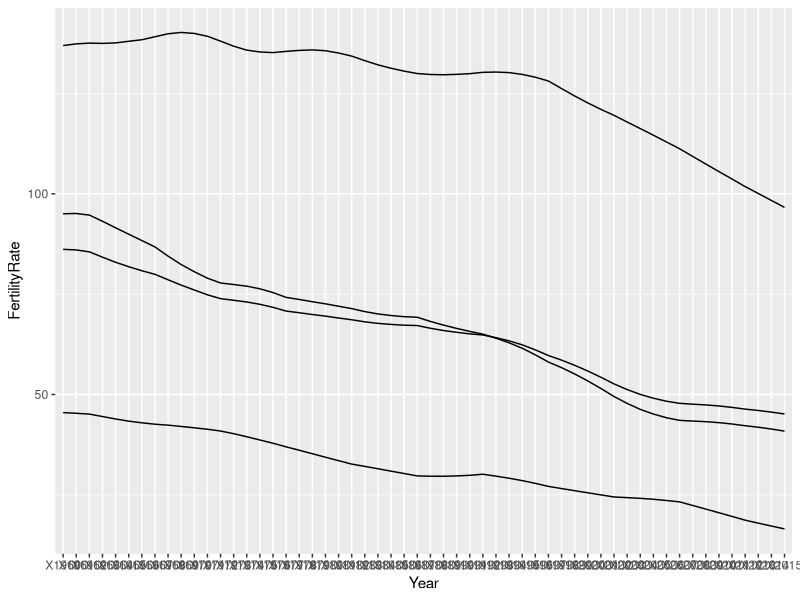
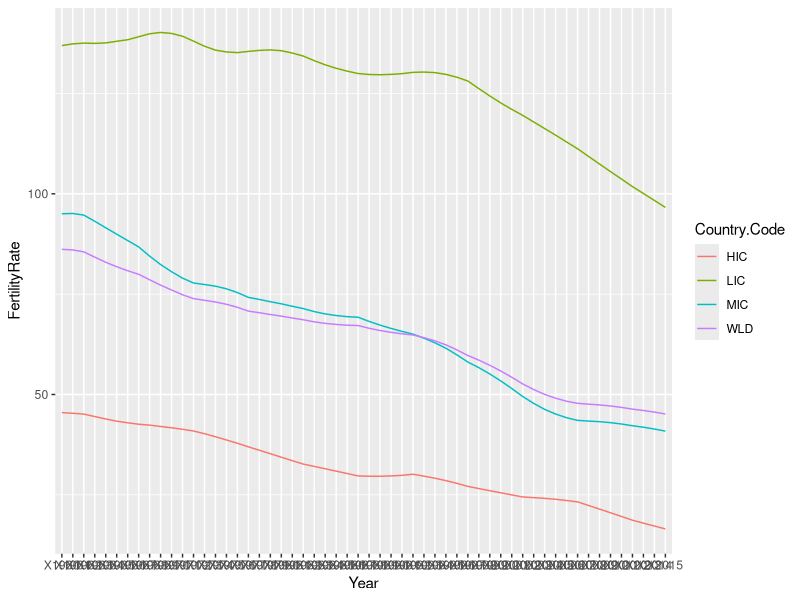
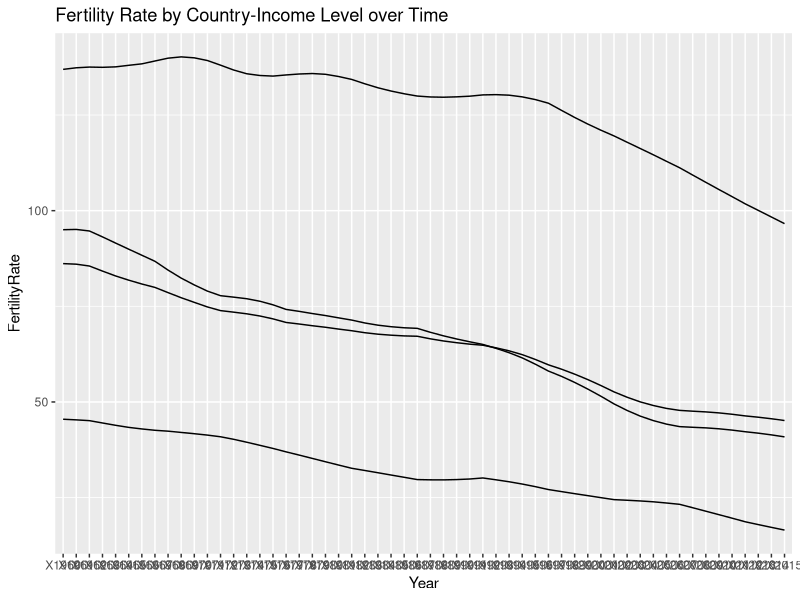
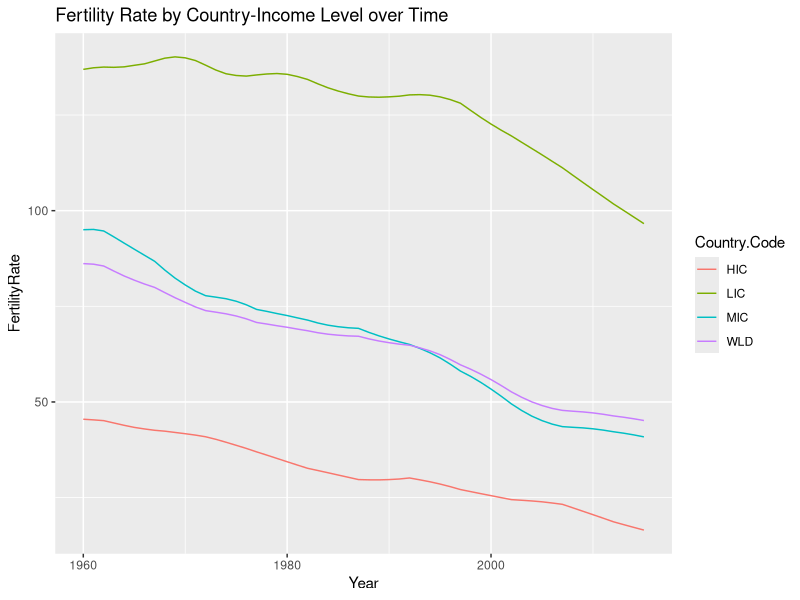

Here is the R script that generated these plots, in order:
## ---- chunk 1
knitr::opts_chunk$set(echo = TRUE)
## ---- chunk 2
library(tidyverse)
library(utils)

gender_data <- read_csv("Gender_StatsData.csv")
## ---- chunk 3
gender_data
## ---- chunk 4
knitr::kable(gender_data[1:15, ])
## ---- chunk 5
gender_data %>%
  count(Country.Code, Indicator.Code) %>%
  filter(n > 1)
## ---- chunk 6
teenager_fr <- filter(
  gender_data,
  Indicator.Code == "SP.ADO.TFRT"
)

teenager_fr
## ---- chunk 7
subset(gender_data, Indicator.Code == "SP.ADO.TFRT")
## ---- chunk 8
mean_fr_1960 <- mean(teenager_fr$X1960, na.rm = TRUE) %>% round(2)
cat("Sample mean of FR in 1960: ", mean_fr_1960)
## ---- chunk 9
sd_fr_1960 <- sd(teenager_fr$X1960, na.rm = TRUE) %>% round(2)
cat("Standard deviation of FR in 1960: ", sd_fr_1960)
## ---- chunk 10
mean_fr_2000 <- mean(teenager_fr$X2000, na.rm = TRUE) %>% round(2)
cat("Sample mean of FR in 2000: ", mean_fr_2000)
## ---- chunk 11
sd_fr_2000 <- sd(teenager_fr$X2000, na.rm = TRUE) %>% round(2)
cat("Standard deviation of FR in 2000: ", sd_fr_2000)
## ---- chunk 12
byincomelevel <- filter(teenager_fr, Country.Code %in% c("LIC", "MIC", "HIC", "WLD") )

byincomelevel
## ---- chunk 13
plotdata_bygroupyear <- gather(byincomelevel, Year, FertilityRate, X1960:X2015) %>%
  select(Year, Country.Name, Country.Code, FertilityRate)

plotdata_bygroupyear
## ---- chunk 14
byincomelevel %>% 
  pivot_longer(X1960:X2015, names_to = "Year", values_to = "FertilityRate") %>%
  select(Year, Country.Name, Country.Code, FertilityRate) %>% 
  arrange(Year)
## ---- chunk 15
plotdata_byyear <- select(plotdata_bygroupyear, Country.Code, Year, FertilityRate) %>% 
  spread(Country.Code, FertilityRate)

plotdata_byyear
## ---- chunk 16
plotdata_bygroupyear %>%
  select(Country.Code, Year, FertilityRate) %>%
  pivot_wider(names_from = Country.Code, values_from = FertilityRate)
## ---- chunk 17
plotdata_bygroupyear %>% 
  spread(Country.Code, FertilityRate)
## ---- chunk 18
ggplot(plotdata_bygroupyear, aes(x = Year, y = FertilityRate, group = Country.Code)) +
  geom_line()
## ---- chunk 19
ggplot(plotdata_bygroupyear, aes(x = Year, y = FertilityRate, group = Country.Code, color = Country.Code)) +
  geom_line()
## ---- chunk 20
ggplot(plotdata_bygroupyear, aes(x = Year, y = FertilityRate, group = Country.Code)) +
  geom_line() +
  labs(title = "Fertility Rate by Country-Income Level over Time")
## ---- chunk 21
plotdata_bygroupyear %>% 
  mutate(year = str_sub(Year, -4))
## ---- chunk 22
plotdata_bygroupyear %>% 
  mutate(year = str_sub(Year, 2, 5))
## ---- chunk 23
plotdata_bygroupyear %>% 
  mutate(year = str_replace(Year, "X", ""))
## ---- chunk 24
plotdata_bygroupyear <- mutate(plotdata_bygroupyear, Year = as.numeric(str_replace(Year, "X", "")))

plotdata_bygroupyear
## ---- chunk 25
ggplot(plotdata_bygroupyear, aes(x = Year, y = FertilityRate, color = Country.Code)) +
  geom_line() +
  labs(title = "Fertility Rate by Country-Income Level over Time")
